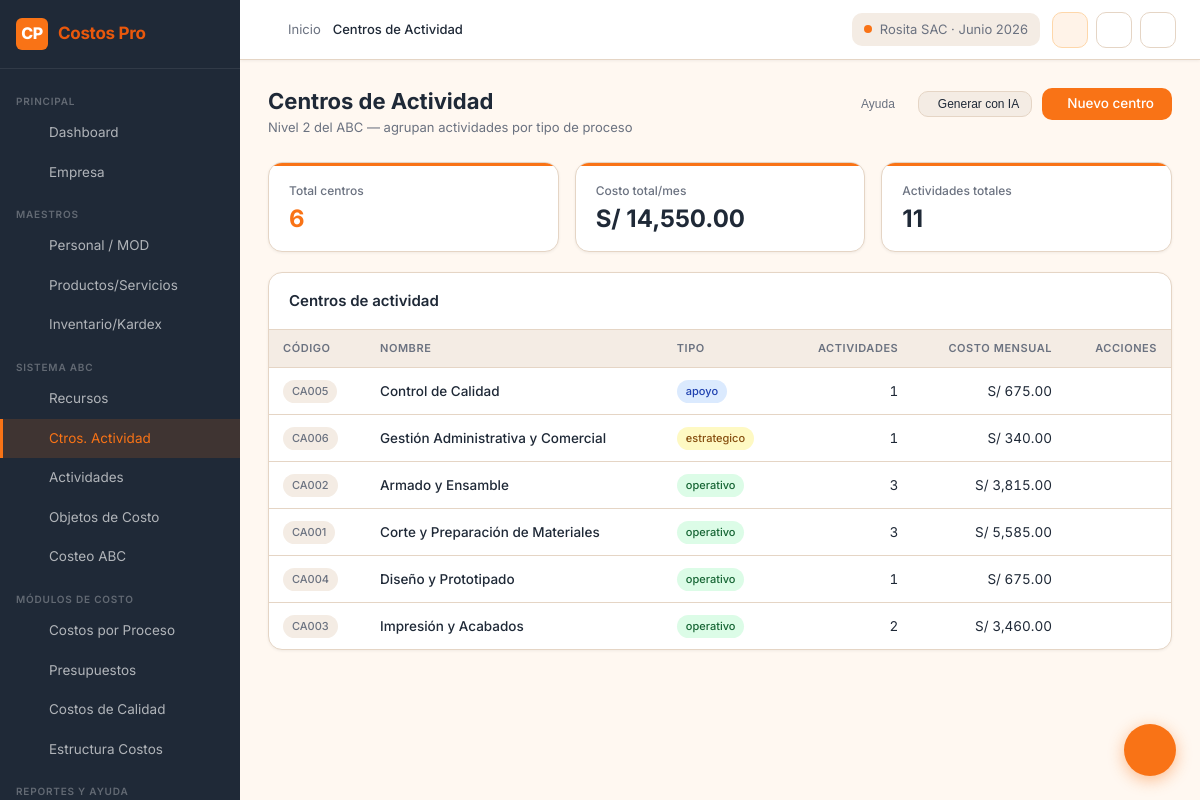
/activity-centers (signed in), run on the app's committed database.
### tables this page shows
CREATE TABLE activity_centers (
    id INTEGER PRIMARY KEY AUTOINCREMENT,
    company_id INTEGER NOT NULL,
    period_id INTEGER,
    code TEXT NOT NULL,
    name TEXT NOT NULL,
    center_type TEXT DEFAULT 'operativo', -- estrategico | operativo | apoyo
    total_cost_annual REAL DEFAULT 0,
    total_cost_monthly REAL DEFAULT 0,
    notes TEXT,
    created_at DATETIME DEFAULT CURRENT_TIMESTAMP,
    UNIQUE(company_id, period_id, code),
    FOREIGN KEY (company_id) REFERENCES companies(id) ON DELETE CASCADE,
    FOREIGN KEY (period_id) REFERENCES periods(id)
);

### routes/activity_centers.py (the view)
@activity_centers_bp.route('/activity-centers')
@login_required
@company_required
@module_required('activity_centers', write=False)
def index():
    session['active_module'] = 'activity_centers'
    company_id = session['company_id']
    period_id  = session.get('period_id')
    centers = query_db(
        """SELECT ac.*,
                  (SELECT COUNT(*) FROM activities a WHERE a.center_id = ac.id) as activity_count
           FROM activity_centers ac
           WHERE ac.company_id=? AND (ac.period_id=? OR ac.period_id IS NULL)
           ORDER BY ac.center_type, ac.name""",
        (company_id, period_id)
    )
    total = sum(c['total_cost_monthly'] or 0 for c in centers)
    return render_template('activity_centers/index.html',
                           centers=centers, total=total,
                           center_types=CENTER_TYPES)

### models/database.py (called while the page is built)
def get_db():
    if 'db' not in g:
        g.db = sqlite3.connect(
            current_app.config.get('DATABASE', DATABASE),
            detect_types=sqlite3.PARSE_DECLTYPES
        )
        g.db.row_factory = sqlite3.Row
        g.db.execute("PRAGMA foreign_keys = ON")
    return g.db

def query_db(query, args=(), one=False):
    cur = get_db().execute(query, args)
    rv = cur.fetchall()
    cur.close()
    return (rv[0] if rv else None) if one else rv

### routes/dashboard.py (called while the page is built, shortened)
def login_required(f):
    @wraps(f)
    def decorated(*args, **kwargs):
        if 'user_id' not in session:
            return redirect(url_for('auth.login'))
        return f(*args, **kwargs)
    return decorated

def company_required(f):
    @wraps(f)
    def decorated(*args, **kwargs):
        if 'company_id' not in session:
            return redirect(url_for('companies.select'))
        return f(*args, **kwargs)
    return decorated

def module_required(module_key, write=False):
    def decorator(f):
        @wraps(f)
        def decorated(*args, **kwargs):
            role = session.get('user_role')
            if not role or role not in ('admin', 'editor', 'viewer', 'custom'):
                return f(*args, **kwargs)
        return decorated
    return decorator

### templates/activity_centers/index.html (shortened to what this page needs)
{% extends 'base.html' %}
{% block breadcrumb %}Centros de Actividad{% endblock %}
{% block content %}
<div class="page-header">
  <div>
    <h1 class="page-title">Centros de Actividad</h1>
    <p class="page-subtitle">Nivel 2 del ABC — agrupan actividades por tipo de proceso</p>
  </div>
  <div class="page-actions">
    <button class="btn btn-ghost btn-sm"
            onclick="showHelpModal('Centros de Actividad',
              'Un centro de actividad es un grupo lógico de actividades relacionadas. Pueden ser estratégicos (gerencia), operativos (producción) o de apoyo (RRHH, contabilidad). Los recursos se distribuyen primero a estos centros usando inductores como horas, m², etc.')">
       Ayuda
    </button>
    <button class="btn btn-secondary btn-sm" onclick="AIGenerator.show('activity_centers')">
       Generar con IA
    </button>
    <a href="{{ url_for('activity_centers.new') }}" class="btn btn-primary">
       Nuevo centro
    </a>
  </div>
</div>
<div class="kpi-grid" style="grid-template-columns:repeat(3,1fr);margin-bottom:20px">
  <div class="kpi-card"><div class="kpi-label">Total centros</div><div class="kpi-value orange">{{ centers|length }}</div></div>
  <div class="kpi-card"><div class="kpi-label">Costo total/mes</div><div class="kpi-value">{{ total | currency }}</div></div>
  <div class="kpi-card"><div class="kpi-label">Actividades totales</div><div class="kpi-value">{{ centers|sum(attribute='activity_count') }}</div></div>
</div>
<div class="card">
  <div class="card-header">
    <span class="card-title"> Centros de actividad</span>
  </div>
  {% if centers %}
  <div class="table-wrap">
    <table class="table">
      <thead>
        <tr><th>Código</th><th>Nombre</th><th>Tipo</th><th class="number">Actividades</th><th class="number">Costo mensual</th><th class="actions">Acciones</th></tr>
      </thead>
      <tbody>
        {% for c in centers %}
        <tr>
          <td><span class="badge badge-neutral">{{ c.code }}</span></td>
          <td style="font-weight:500">{{ c.name }}</td>
          <td><span class="badge {{ 'badge-success' if c.center_type=='operativo' else ('badge-info' if c.center_type=='apoyo' else 'badge-warning') }}">{{ c.center_type }}</span></td>
          <td class="number">{{ c.activity_count }}</td>
          <td class="number">{{ c.total_cost_monthly | currency }}</td>
          <td class="actions">
            <a href="{{ url_for('activity_centers.edit', cid=c.id) }}" class="btn btn-ghost btn-sm btn-icon"></a>
            <form method="POST" action="{{ url_for('activity_centers.delete', cid=c.id) }}" style="display:inline">
              <button type="submit" class="btn btn-ghost btn-sm btn-icon" data-confirm="¿Eliminar este centro?"></button>
            </form>
          </td>
        </tr>
        {% endfor %}
      </tbody>
    </table>
  </div>
  {% endif %}
</div>
{% endblock %}

### data on the page
activity_centers: code "CA005", name "Control de Calidad", center_type "apoyo", activity_count "1", total_cost_monthly "S/ 675.00"
activity_centers: code "CA006", name "Gestión Administrativa y Comercial", center_type "estrategico", activity_count "1", total_cost_monthly "S/ 340.00"
activity_centers: code "CA002", name "Armado y Ensamble", center_type "operativo", activity_count "3", total_cost_monthly "S/ 3,815.00"
activity_centers: code "CA001", name "Corte y Preparación de Materiales", center_type "operativo", activity_count "3", total_cost_monthly "S/ 5,585.00"
activity_centers: code "CA004", name "Diseño y Prototipado", center_type "operativo", activity_count "1", total_cost_monthly "S/ 675.00"
activity_centers: code "CA003", name "Impresión y Acabados", center_type "operativo", activity_count "2", total_cost_monthly "S/ 3,460.00"

### other printed values
{{ current_company }} "Rosita SAC"
{{ current_period }} "Junio 2026"
{{ centers|length }} "6"
{{ total | currency }} "S/ 14,550.00"
{{ centers|sum(attribute='activity_count') }} "11"
